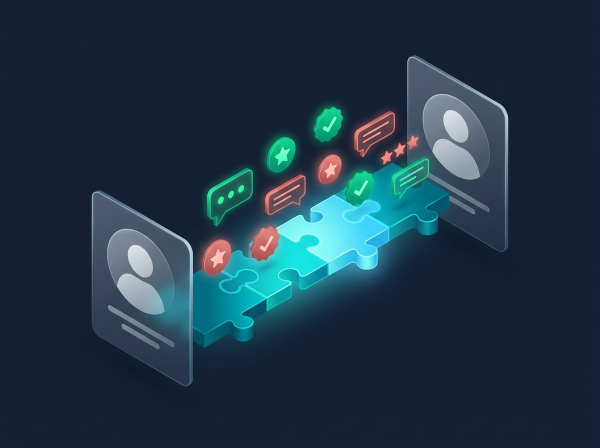
#> input picture documentacao/assets_slides/ilustracao_feedback.jpg, 1200 x 896 px (shown at 1/2 size)
$ python -i gerar_apresentacao_pptx.py   (imports and definitions only)
#> lines starting #> are read from the running program, lines starting #| are printed output that depends on the picture; after the words box and inside, x2 and y2 are one past the last pixel; in counts of white or black regions, pixels touching at a corner belong together
import os
from PIL import Image, ImageDraw, ImageFont, ImageOps
from pptx import Presentation
from pptx.util import Inches, Pt
from pptx.dml.color import RGBColor
from pptx.enum.text import PP_ALIGN, MSO_ANCHOR
from pptx.enum.shapes import MSO_SHAPE

# Paleta Oficial Workonnection
HEX_BG_DARK = (15, 23, 42)        # #0F172A
HEX_BG_CARD = (30, 41, 59)        # #1E293B
HEX_BG_ALT = (23, 33, 50)         # #172132
HEX_BORDER = (51, 65, 85)         # #334155
HEX_PRIMARY = (0, 123, 138)       # #007B8A
HEX_CYAN = (56, 189, 248)         # #38BDF8
HEX_CORAL = (216, 107, 107)       # #D86B6B
HEX_GREEN = (16, 185, 129)        # #10B981
HEX_AMBER = (245, 158, 11)        # #F59E0B
HEX_PURPLE = (168, 85, 247)       # #A855F7
HEX_WHITE = (255, 255, 255)
HEX_TEXT = (241, 245, 249)
HEX_MUTED = (148, 163, 184)

# [1 line that did not run here, left out]
# [1 line that did not run here, left out]
# [1 line that did not run here, left out]
# [1 line that did not run here, left out]
# [1 line that did not run here, left out]
# [1 line that did not run here, left out]
# [1 line that did not run here, left out]
# [1 line that did not run here, left out]
# [1 line that did not run here, left out]
# [1 line that did not run here, left out]
# [1 line that did not run here, left out]
# [1 line that did not run here, left out]
# [1 line that did not run here, left out]

FONT_MAIN = "Segoe UI"
FONT_MONO = "Consolas"


# =============================================================================
# GERADOR DE IMAGENS, AVATARES E GRÁFICOS DE ALTA RESOLUÇÃO (PILLOW)
# =============================================================================

# [12 lines left out: function load_font, not called in this run]


def make_circular_avatar(src_path, dst_path, ring_color=HEX_CYAN, out_size=320):
#> called with src_path = 'assets_slides/ilustracao_feedback.jpg', dst_path = 'out.png', ring_color = (56, 189, 248), out_size = 320
    im = Image.open(src_path)
#> im is the input picture: PIL image 1200x896 RGB; mean R, G, B 31.5, 53, 71
    im = ImageOps.exif_transpose(im).convert("RGBA")
#> im: PIL image 1200x896 RGBA
    w, h = im.size
#> w = 1200; h = 896
    side = min(w, h)
#> side = 896
    left = (w - side) // 2
#> left = 152
    # Leve viés superior para retratos verticais enquadrarem bem o rosto
    top = int((h - side) * 0.18) if h > w else (h - side) // 2
#> top = 0
    im = im.crop((left, top, left + side, top + side))
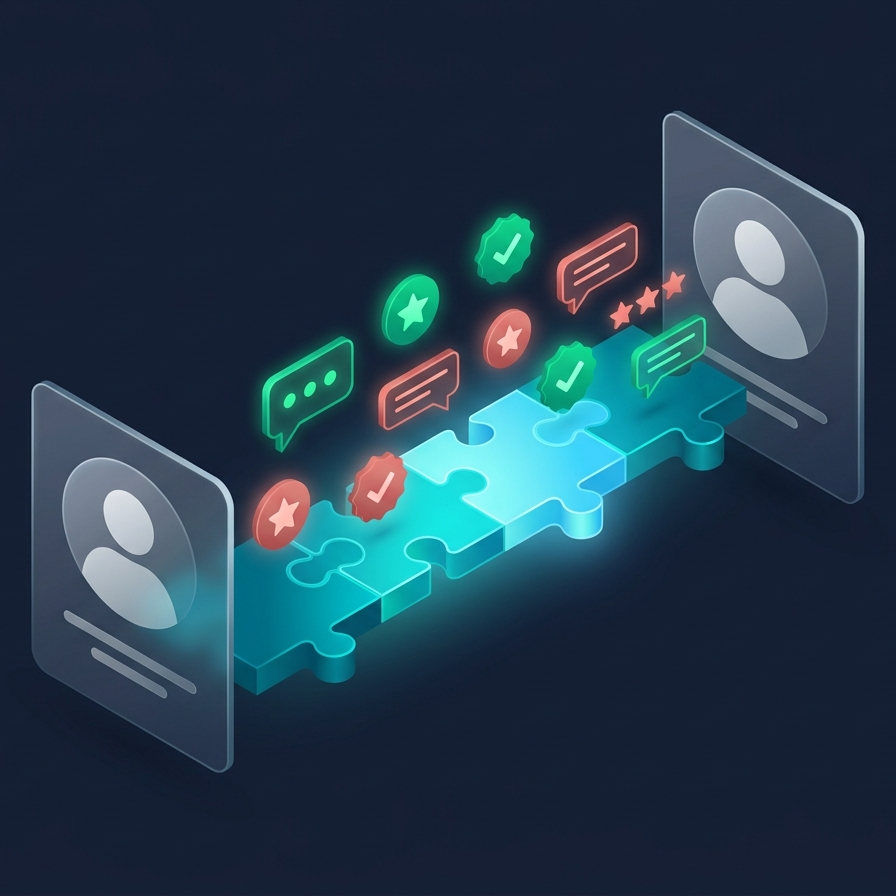
#> im: PIL image 896x896 RGBA; mean R, G, B, A 35.3, 60.5, 77.7, 255

    ss = out_size * 2  # Supersampling 2x para borda perfeitamente suave
    im = im.resize((ss - 28, ss - 28), Image.Resampling.LANCZOS)
#> im: PIL image 612x612 RGBA

    canvas = Image.new("RGBA", (ss, ss), (0, 0, 0, 0))
#> canvas: PIL image 640x640 RGBA; every value is 0
    draw = ImageDraw.Draw(canvas)
    draw.ellipse((2, 2, ss - 3, ss - 3), fill=ring_color + (255,))
    draw.ellipse((10, 10, ss - 11, ss - 11), fill=HEX_BG_DARK + (255,))

    mask = Image.new("L", (ss - 28, ss - 28), 0)
#> mask: PIL image 612x612 L; every value is 0
    ImageDraw.Draw(mask).ellipse((0, 0, ss - 29, ss - 29), fill=255)
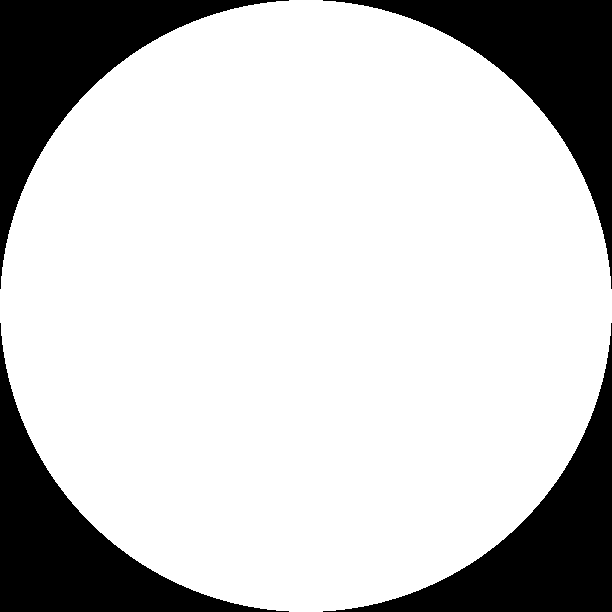
#> mask: PIL image 612x612 L; 78.5% white; 4 black regions, box (x1, y1, x2, y2) and area: (0, 0, 289, 289) 20118, (323, 0, 612, 289) 20118, (0, 323, 289, 612) 20118, (323, 323, 612, 612) 20118
    canvas.paste(im, (14, 14), mask)
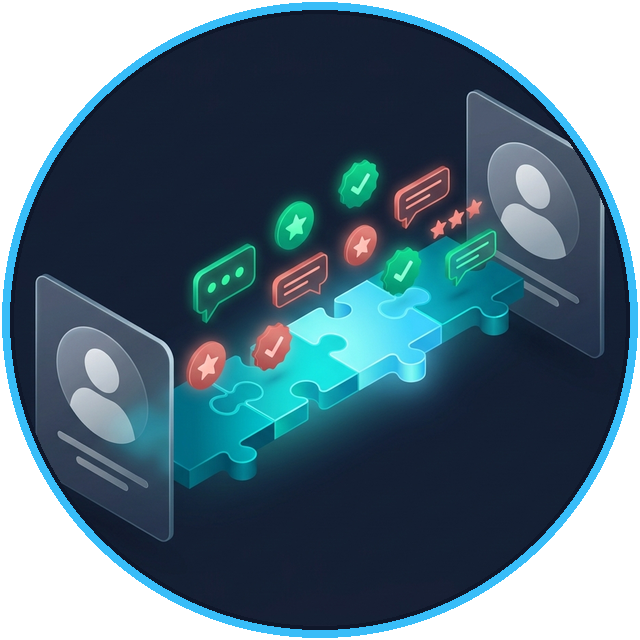
#> canvas: PIL image 640x640 RGBA; mean R, G, B, A 30.5, 56.7, 71.2, 197.7; transparent parts drawn white

    canvas = canvas.resize((out_size, out_size), Image.Resampling.LANCZOS)
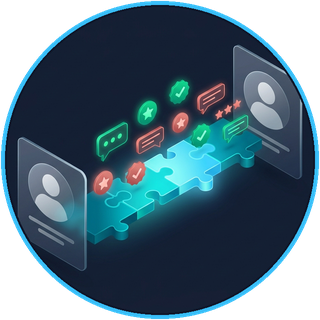
#> canvas: PIL image 320x320 RGBA; mean R, G, B, A 31.1, 59.8, 75, 197.7; transparent parts drawn white
    canvas.save(dst_path, "PNG")
    return dst_path


# [359 lines left out: functions make_framed_illustration, generate_jacoco_donut_chart, generate_jacoco_modules_chart, generate_before_after_infographic, generate_multistage_funnel, set_slide_bg and 4 more, not called in this run]


def add_notes(slide, notes_text):
    slide.notes_slide.notes_text_frame.text = notes_text


# =============================================================================
# CONSTRUÇÃO DOS 9 SLIDES CONCISOS & VISUAIS
# =============================================================================

# [324 lines left out: function build_presentation, not called in this run]


# [7 lines not run here, left out]

>>> result = make_circular_avatar('assets_slides/ilustracao_feedback.jpg', 'out.png')

$ run again, on documentacao/assets_slides/imersivo_bmc.png
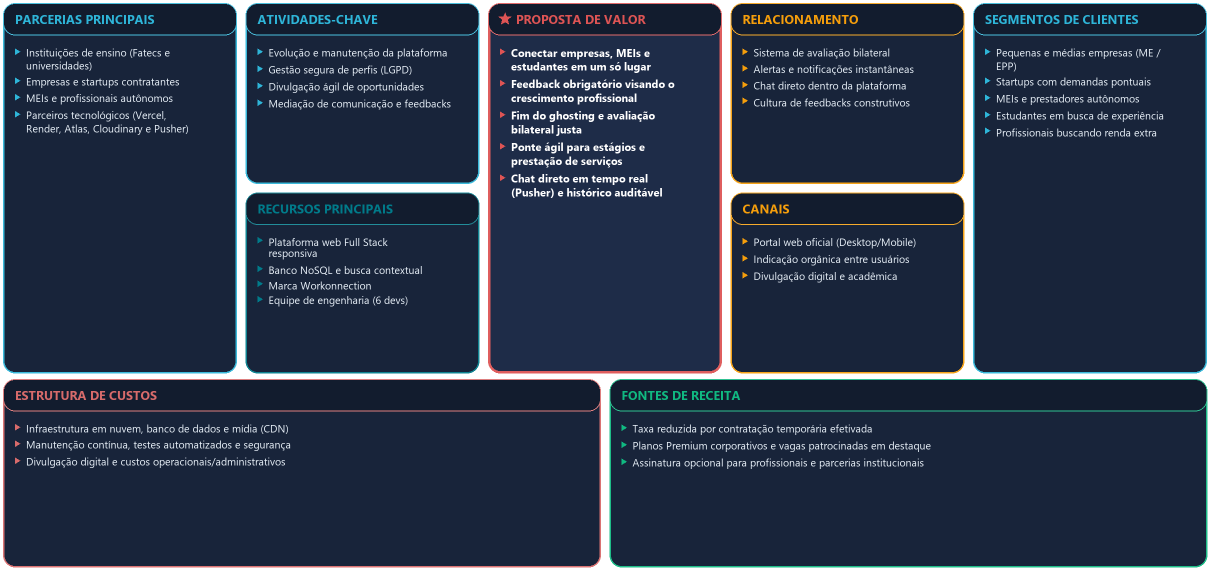
#> input picture documentacao/assets_slides/imersivo_bmc.png, 2420 x 1140 px (shown at 1/2 size)
#> in make_circular_avatar, im is the input picture: PIL image 2420x1140 RGBA; mean R, G, B, A 30.5, 42.2, 61.5, 241.2
#> in make_circular_avatar, `im = im.resize((ss - 28, ss - 28), Image.Resampling.LANCZOS)`:
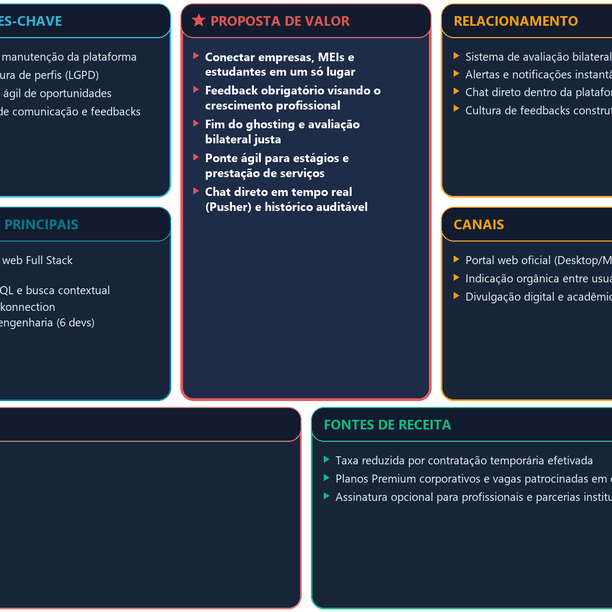
#> im: PIL image 612x612 RGBA; mean R, G, B, A 37, 47, 65.5, 240.9; transparent parts drawn white
#> in make_circular_avatar, `canvas = canvas.resize((out_size, out_size), Image.Resampling.LANCZOS)`:
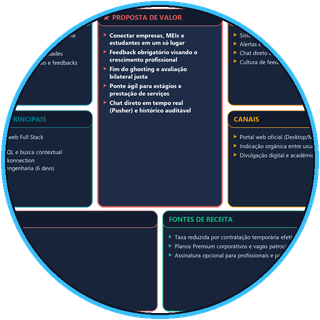
#> canvas: PIL image 320x320 RGBA; mean R, G, B, A 29.6, 44.7, 61.6, 187.6; transparent parts drawn white
